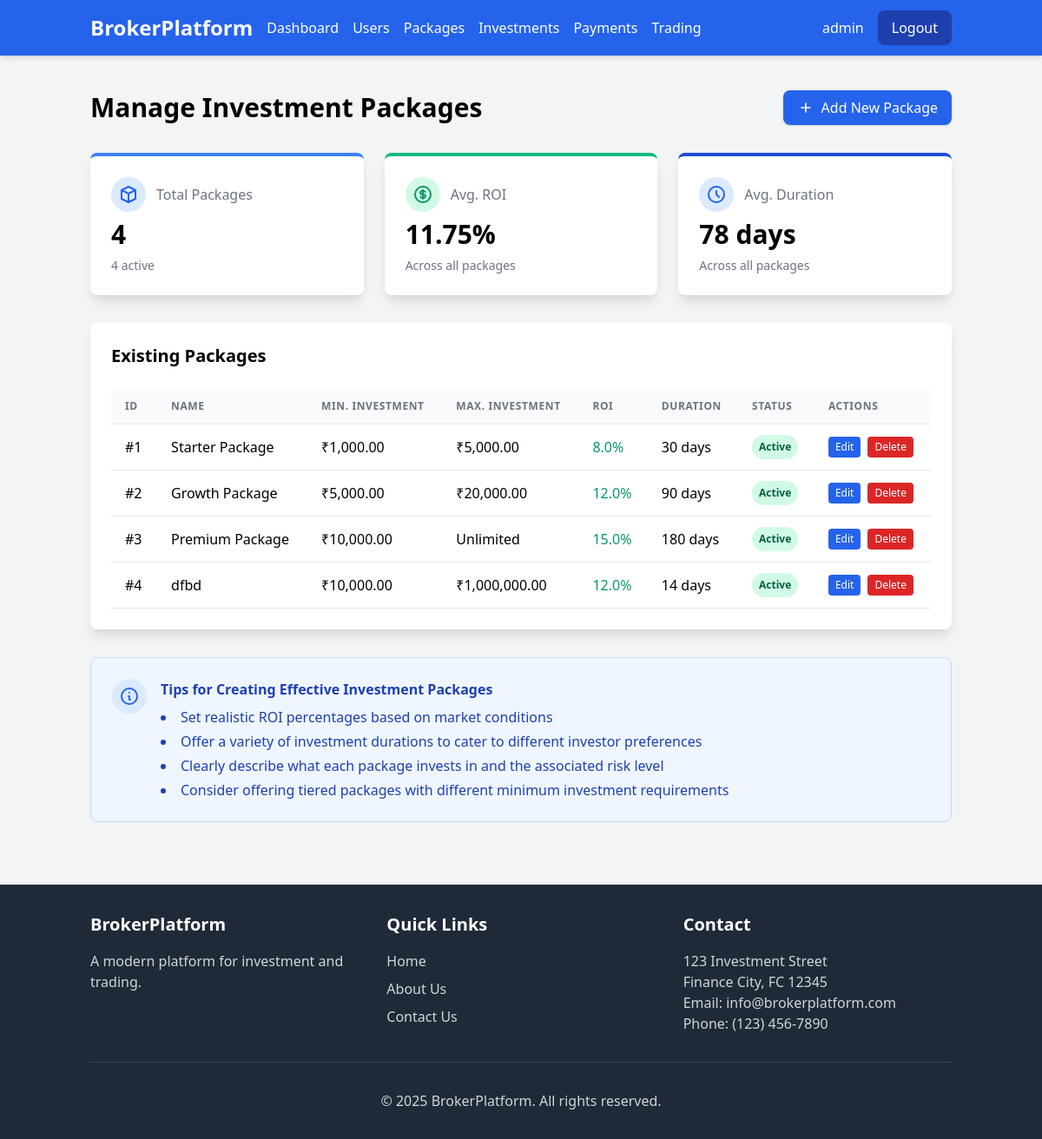
The page /admin/packages (signed in) on the database its author committed.
### app/models.py (models this page shows, shortened)
class User(UserMixin, db.Model):
    id = db.Column(db.Integer, primary_key=True)
    username = db.Column(db.String(64), index=True, unique=True)
    email = db.Column(db.String(120), index=True, unique=True)
    password_hash = db.Column(db.String(128))
    first_name = db.Column(db.String(64))
    last_name = db.Column(db.String(64))
    phone = db.Column(db.String(20))
    is_admin = db.Column(db.Boolean, default=False)
    created_at = db.Column(db.DateTime, default=datetime.utcnow)
    bank_details = db.relationship('BankDetails', backref='user', uselist=False)
    referred_by = db.Column(db.Integer, db.ForeignKey('user.id'), nullable=True)
    referrals = db.Column(db.Integer, default=0)
    wallet = db.relationship('Wallet', backref='user', uselist=False)
    investments = db.relationship('Investment', backref='user', lazy='dynamic')
    transactions = db.relationship('Transaction', backref='user', lazy='dynamic')

class Package(db.Model):
    id = db.Column(db.Integer, primary_key=True)
    name = db.Column(db.String(64))
    description = db.Column(db.Text)
    min_investment = db.Column(db.Float)
    max_investment = db.Column(db.Float, nullable=True)
    expected_roi = db.Column(db.Float)  # Percentage
    duration = db.Column(db.Integer)  # In days
    is_active = db.Column(db.Boolean, default=True)
    created_at = db.Column(db.DateTime, default=datetime.utcnow)
    investments = db.relationship('Investment', backref='package', lazy='dynamic')

### app/routes/admin.py (the view, shortened to what this page needs)
@admin_bp.route('/packages', methods=['GET', 'POST'])
@login_required
@admin_required
def packages():
    form = PackageForm()
    packages = Package.query.all()
    return render_template('admin/packages.html',
                          title='Manage Packages',
                          form=form,
                          packages=packages,
                          format_currency=format_currency)

### app/models.py (called while the page is built)
@login.user_loader
def load_user(id):
    return User.query.get(int(id))

### app/routes/admin.py (called while the page is built)
def admin_required(f):
    @wraps(f)
    def decorated_function(*args, **kwargs):
        if not current_user.is_authenticated or not current_user.is_admin:
            flash('You need admin privileges to access this page.', 'danger')
            return redirect(url_for('auth.login'))
        return f(*args, **kwargs)
    return decorated_function

### app/utils.py (called while the page is built)
def format_currency(amount):
    return f"₹{amount:,.2f}"

### app/templates/admin/packages.html (shortened to what this page needs)
{% extends "base.html" %}
{% block content %}
<div>
   <div class="flex justify-between items-center mb-8">
       <h1 class="text-3xl font-bold">Manage Investment Packages</h1>
       <button onclick="document.getElementById('newPackageForm').classList.toggle('hidden')" class="bg-blue-600 text-white px-4 py-2 rounded-lg hover:bg-blue-700 transition shadow flex items-center">
           <svg xmlns="http://www.w3.org/2000/svg" class="h-5 w-5 mr-2" fill="none" viewBox="0 0 24 24" stroke="currentColor">
               <path stroke-linecap="round" stroke-linejoin="round" stroke-width="2" d="M12 6v6m0 0v6m0-6h6m-6 0H6" />
           </svg>
           Add New Package
       </button>
   </div>
   <div class="grid grid-cols-1 md:grid-cols-3 gap-6 mb-8">
       <div class="bg-white rounded-lg shadow-lg p-6 border-t-4 border-blue-500">
           <div class="flex items-center mb-2">
               <div class="w-10 h-10 bg-blue-100 text-blue-600 rounded-full flex items-center justify-center mr-3">
                   <svg xmlns="http://www.w3.org/2000/svg" class="h-6 w-6" fill="none" viewBox="0 0 24 24" stroke="currentColor">
                       <path stroke-linecap="round" stroke-linejoin="round" stroke-width="2" d="M20 7l-8-4-8 4m16 0l-8 4m8-4v10l-8 4m0-10L4 7m8 4v10M4 7v10l8 4" />
                   </svg>
               </div>
               <h3 class="text-gray-500">Total Packages</h3>
           </div>
           <div class="text-3xl font-bold">{{ packages|length }}</div>
           <div class="flex items-center mt-2 text-sm">
               <span class="text-gray-500">{{ packages|selectattr('is_active', 'equalto', True)|list|length }} active</span>
           </div>
       </div>
       <div class="bg-white rounded-lg shadow-lg p-6 border-t-4 border-green-500">
           <div class="flex items-center mb-2">
               <div class="w-10 h-10 bg-green-100 text-green-600 rounded-full flex items-center justify-center mr-3">
               </div>
               <h3 class="text-gray-500">Avg. ROI</h3>
           </div>
           <div class="text-3xl font-bold">{{ (packages|sum(attribute='expected_roi') / packages|length)|round(2) if packages else 0 }}%</div>
           <div class="flex items-center mt-2 text-sm">
               <span class="text-gray-500">Across all packages</span>
           </div>
       </div>
       <div class="bg-white rounded-lg shadow-lg p-6 border-t-4 border-blue-700">
           <div class="flex items-center mb-2">
               <div class="w-10 h-10 bg-blue-100 text-blue-600 rounded-full flex items-center justify-center mr-3">
                   <svg xmlns="http://www.w3.org/2000/svg" class="h-6 w-6" fill="none" viewBox="0 0 24 24" stroke="currentColor">
                       <path stroke-linecap="round" stroke-linejoin="round" stroke-width="2" d="M12 8v4l3 3m6-3a9 9 0 11-18 0 9 9 0 0118 0z" />
                   </svg>
               </div>
               <h3 class="text-gray-500">Avg. Duration</h3>
           </div>
           <div class="text-3xl font-bold">{{ (packages|sum(attribute='duration') / packages|length)|round(0)|int if packages else 0 }} days</div>
           <div class="flex items-center mt-2 text-sm">
               <span class="text-gray-500">Across all packages</span>
           </div>
       </div>
   </div>
   <div class="bg-white rounded-lg shadow-lg p-6">
       <h2 class="text-xl font-bold mb-6">Existing Packages</h2>
       {% if packages %}
           <div class="overflow-x-auto">
               <table class="min-w-full bg-white">
                   <thead>
                       <tr>
                           <th class="py-3 px-4 border-b border-gray-200 bg-gray-50 text-left text-xs font-semibold text-gray-500 uppercase tracking-wider">ID</th>
                           <th class="py-3 px-4 border-b border-gray-200 bg-gray-50 text-left text-xs font-semibold text-gray-500 uppercase tracking-wider">Name</th>
                           <th class="py-3 px-4 border-b border-gray-200 bg-gray-50 text-left text-xs font-semibold text-gray-500 uppercase tracking-wider">Min. Investment</th>
                           <th class="py-3 px-4 border-b border-gray-200 bg-gray-50 text-left text-xs font-semibold text-gray-500 uppercase tracking-wider">Max. Investment</th>
                           <th class="py-3 px-4 border-b border-gray-200 bg-gray-50 text-left text-xs font-semibold text-gray-500 uppercase tracking-wider">ROI</th>
                           <th class="py-3 px-4 border-b border-gray-200 bg-gray-50 text-left text-xs font-semibold text-gray-500 uppercase tracking-wider">Duration</th>
                           <th class="py-3 px-4 border-b border-gray-200 bg-gray-50 text-left text-xs font-semibold text-gray-500 uppercase tracking-wider">Status</th>
                           <th class="py-3 px-4 border-b border-gray-200 bg-gray-50 text-left text-xs font-semibold text-gray-500 uppercase tracking-wider">Actions</th>
                       </tr>
                   </thead>
                   <tbody>
                       {% for package in packages %}
                           <tr class="hover:bg-gray-50">
                               <td class="py-3 px-4 border-b border-gray-200">#{{ package.id }}</td>
                               <td class="py-3 px-4 border-b border-gray-200 font-medium">{{ package.name }}</td>
                               <td class="py-3 px-4 border-b border-gray-200">{{ format_currency(package.min_investment) }}</td>
                               <td class="py-3 px-4 border-b border-gray-200">{{ format_currency(package.max_investment) if package.max_investment else 'Unlimited' }}</td>
                               <td class="py-3 px-4 border-b border-gray-200 text-green-600 font-medium">{{ package.expected_roi }}%</td>
                               <td class="py-3 px-4 border-b border-gray-200">{{ package.duration }} days</td>
                               <td class="py-3 px-4 border-b border-gray-200">
                                   <span class="px-2 py-1 inline-flex text-xs leading-5 font-semibold rounded-full
                                       {% if package.is_active %}
                                           bg-green-100 text-green-800
                                       {% else %}
                                           bg-red-100 text-red-800
                                       {% endif %}
                                   ">
                                       {{ 'Active' if package.is_active else 'Inactive' }}
                                   </span>
                               </td>
                               <td class="py-3 px-4 border-b border-gray-200">
                                   <div class="flex space-x-2">
                                       <a href="{{ url_for('admin.edit_package', package_id=package.id) }}" class="bg-blue-600 hover:bg-blue-700 text-white px-2 py-1 rounded text-xs">Edit</a>
                                       <a href="{{ url_for('admin.delete_package', package_id=package.id) }}" class="bg-red-600 hover:bg-red-700 text-white px-2 py-1 rounded text-xs" onclick="return confirm('Are you sure you want to delete this package?')">Delete</a>
                                   </div>
                               </td>
                           </tr>
                       {% endfor %}
                   </tbody>
               </table>
           </div>
       {% endif %}
   </div>
   <div class="bg-blue-50 border border-blue-200 rounded-lg p-6 mt-8">
       <div class="flex items-start">
           <div class="bg-blue-100 rounded-full p-2 mr-4">
               <svg xmlns="http://www.w3.org/2000/svg" class="h-6 w-6 text-blue-600" fill="none" viewBox="0 0 24 24" stroke="currentColor">
                   <path stroke-linecap="round" stroke-linejoin="round" stroke-width="2" d="M13 16h-1v-4h-1m1-4h.01M21 12a9 9 0 11-18 0 9 9 0 0118 0z" />
               </svg>
           </div>
           <div>
               <h3 class="font-bold text-blue-800 mb-2">Tips for Creating Effective Investment Packages</h3>
               <ul class="list-disc list-inside text-blue-800 space-y-1">
                   <li>Set realistic ROI percentages based on market conditions</li>
                   <li>Offer a variety of investment durations to cater to different investor preferences</li>
                   <li>Clearly describe what each package invests in and the associated risk level</li>
                   <li>Consider offering tiered packages with different minimum investment requirements</li>
               </ul>
           </div>
       </div>
   </div>
</div>
{% endblock %}

### app/templates/base.html (shortened to what this page needs)
<!DOCTYPE html>
<html lang="en">
  <head>
    <link href="https://cdn.jsdelivr.net/npm/tailwindcss@2.2.19/dist/tailwind.min.css" rel="stylesheet">
    <link rel="stylesheet" href="{{ url_for('static', filename='css/styles.css') }}">
  </head>
  <body class="bg-gray-100 min-h-screen">
    <nav class="bg-blue-600 text-white shadow-md">
      <div class="container mx-auto px-4 py-3">
        <div class="flex justify-between items-center">
          <div class="flex items-center space-x-4">
            <a href="{{ url_for('main.home') }}" class="font-bold text-2xl">BrokerPlatform</a>
            {% if current_user.is_authenticated %}
              {% if current_user.is_admin %}
                <div class="hidden md:flex space-x-4">
                  <a href="{{ url_for('admin.dashboard') }}" class="hover:text-blue-200">Dashboard</a>
                  <a href="{{ url_for('admin.users') }}" class="hover:text-blue-200">Users</a>
                  <a href="{{ url_for('admin.packages') }}" class="hover:text-blue-200">Packages</a>
                  <a href="{{ url_for('admin.investments') }}" class="hover:text-blue-200">Investments</a>
                  <a href="{{ url_for('admin.payments') }}" class="hover:text-blue-200">Payments</a>
                  <a href="{{ url_for('admin.trading') }}" class="hover:text-blue-200">Trading</a>
                </div>
              {% endif %}
            {% endif %}
          </div>
          <div class="flex items-center space-x-4">
            {% if current_user.is_authenticated %}
              <span class="hidden md:inline">{{ current_user.username }}</span>
              <a href="{{ url_for('auth.logout') }}" class="bg-blue-800 hover:bg-blue-900 px-4 py-2 rounded-lg">Logout</a>
            {% else %}
              <a href="{{ url_for('auth.login') }}" class="hover:text-blue-200">Login</a>
              <a href="{{ url_for('auth.register') }}" class="bg-blue-800 hover:bg-blue-900 px-4 py-2 rounded-lg">Register</a>
            {% endif %}
          </div>
        </div>
      </div>
    </nav>
    <div class="container mx-auto px-4 py-2">
    </div>
    <main class="container mx-auto px-4 py-6">
      {% block content %}{% endblock %}
    </main>
    <footer class="bg-gray-800 text-white py-8 mt-12">
      <div class="container mx-auto px-4">
        <div class="grid grid-cols-1 md:grid-cols-3 gap-8">
          <div>
            <h3 class="text-xl font-bold mb-4">BrokerPlatform</h3>
            <p class="text-gray-300">
              A modern platform for investment and trading.
            </p>
          </div>
          <div>
            <h3 class="text-xl font-bold mb-4">Quick Links</h3>
            <ul class="space-y-2">
              <li>
                <a href="{{ url_for('main.home') }}" class="text-gray-300 hover:text-white">Home</a>
              </li>
              <li>
                <a href="{{ url_for('main.about') }}" class="text-gray-300 hover:text-white">About Us</a>
              </li>
              <li>
                <a href="{{ url_for('main.contact') }}" class="text-gray-300 hover:text-white">Contact Us</a>
              </li>
            </ul>
          </div>
          <div>
            <h3 class="text-xl font-bold mb-4">Contact</h3>
            <address class="text-gray-300 not-italic">
              <p>123 Investment Street</p>
              <p>Finance City, FC 12345</p>
              <p>Email: info@brokerplatform.com</p>
              <p>Phone: (123) 456-7890</p>
            </address>
          </div>
        </div>
        <div class="border-t border-gray-700 mt-8 pt-8 text-center text-gray-300">
          <p>&copy; 2025 BrokerPlatform. All rights reserved.</p>
        </div>
      </div>
    </footer>
  </body>
</html>

### rows shown on the page
User: username "admin"
Package: id "1", name "Starter Package", min_investment "₹1,000.00", max_investment "₹5,000.00", expected_roi "8.0", duration "30", is_active "Active"
Package: id "2", name "Growth Package", min_investment "₹5,000.00", max_investment "₹20,000.00", expected_roi "12.0", duration "90", is_active "Active"
Package: id "3", name "Premium Package", min_investment "₹10,000.00", max_investment "Unlimited", expected_roi "15.0", duration "180", is_active "Active"
Package: id "4", name "dfbd", min_investment "₹10,000.00", max_investment "₹1,000,000.00", expected_roi "12.0", duration "14", is_active "Active"

### other values the page prints
{{ packages|length }} "4"
{{ packages|selectattr('is_active', 'equalto', True)|list|length }} "4"
